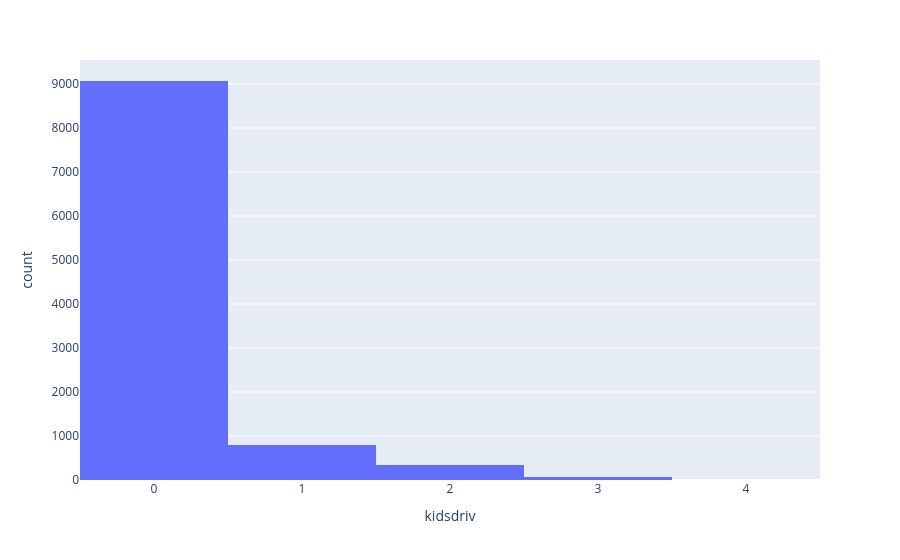
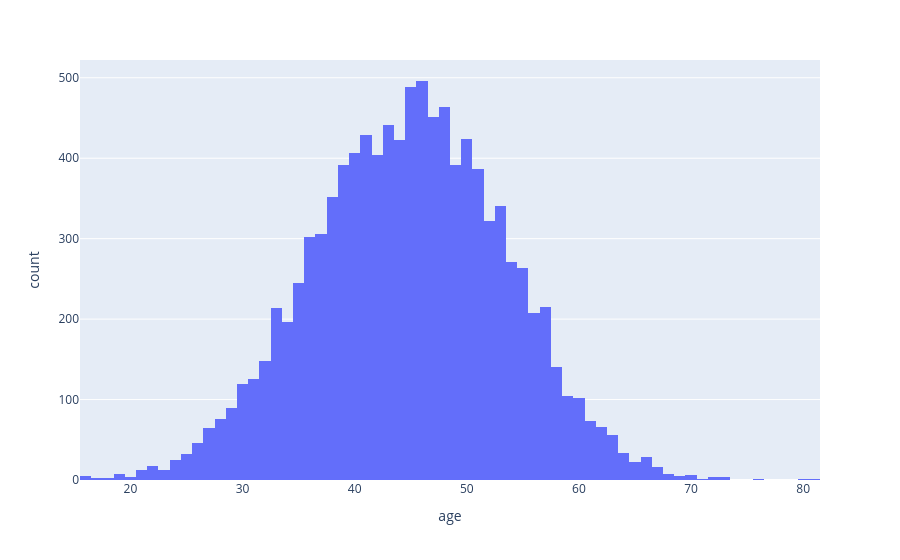
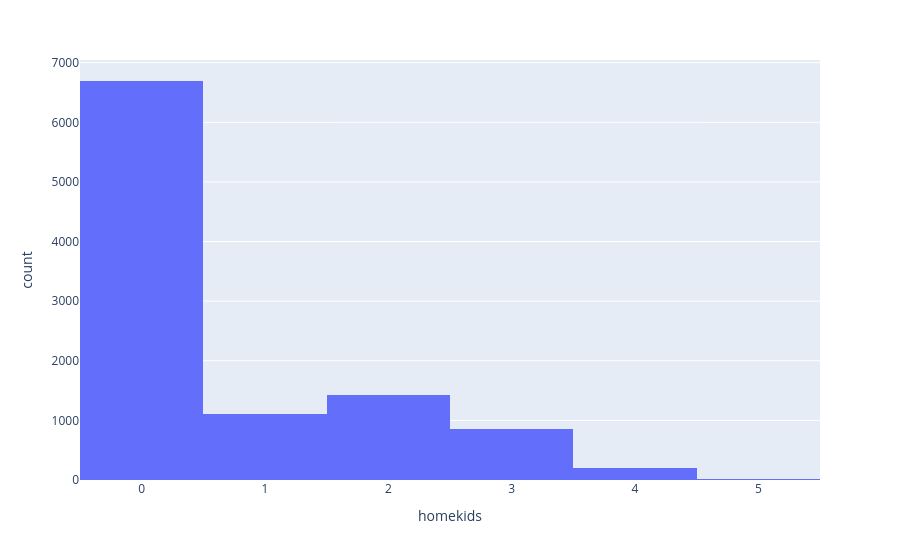
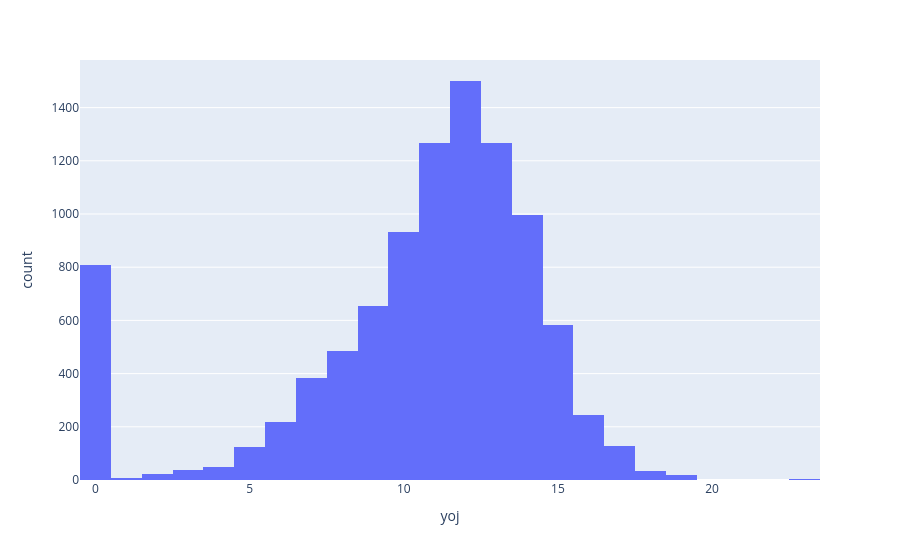

The notebook cell saved with these charts, in order:
### Code cell
for col in num_cols:

    px.histogram(data_frame= df, x= col).show()

### Figure 1 — Plotly figure (JSON) as saved in the notebook; plotly's stock layout.template omitted (floating-point values rounded to 4 significant figures; data arrays with more than 128 entries replaced by an {"elided": "..."} marker saying what was removed)
{"data": [{"bingroup": "x", "hovertemplate": "kidsdriv=%{x}<br>count=%{y}<extra></extra>", "legendgroup": "", "marker": {"color": "#636efa", "pattern": {"shape": ""}}, "name": "", "orientation": "v", "showlegend": false, "type": "histogram", "x": {"elided": "10301 int values"}, "xaxis": "x", "yaxis": "y"}], "layout": {"barmode": "relative", "legend": {"tracegroupgap": 0}, "margin": {"t": 60}, "xaxis": {"anchor": "y", "domain": [0, 1], "title": {"text": "kidsdriv"}}, "yaxis": {"anchor": "x", "domain": [0, 1], "title": {"text": "count"}}}}

### Figure 2 — Plotly figure (JSON) as saved in the notebook; plotly's stock layout.template omitted (floating-point values rounded to 4 significant figures; data arrays with more than 128 entries replaced by an {"elided": "..."} marker saying what was removed)
{"data": [{"bingroup": "x", "hovertemplate": "age=%{x}<br>count=%{y}<extra></extra>", "legendgroup": "", "marker": {"color": "#636efa", "pattern": {"shape": ""}}, "name": "", "orientation": "v", "showlegend": false, "type": "histogram", "x": {"elided": "10301 float values"}, "xaxis": "x", "yaxis": "y"}], "layout": {"barmode": "relative", "legend": {"tracegroupgap": 0}, "margin": {"t": 60}, "xaxis": {"anchor": "y", "domain": [0, 1], "title": {"text": "age"}}, "yaxis": {"anchor": "x", "domain": [0, 1], "title": {"text": "count"}}}}

### Figure 3 — Plotly figure (JSON) as saved in the notebook; plotly's stock layout.template omitted (floating-point values rounded to 4 significant figures; data arrays with more than 128 entries replaced by an {"elided": "..."} marker saying what was removed)
{"data": [{"bingroup": "x", "hovertemplate": "homekids=%{x}<br>count=%{y}<extra></extra>", "legendgroup": "", "marker": {"color": "#636efa", "pattern": {"shape": ""}}, "name": "", "orientation": "v", "showlegend": false, "type": "histogram", "x": {"elided": "10301 int values"}, "xaxis": "x", "yaxis": "y"}], "layout": {"barmode": "relative", "legend": {"tracegroupgap": 0}, "margin": {"t": 60}, "xaxis": {"anchor": "y", "domain": [0, 1], "title": {"text": "homekids"}}, "yaxis": {"anchor": "x", "domain": [0, 1], "title": {"text": "count"}}}}

### Figure 4 — Plotly figure (JSON) as saved in the notebook; plotly's stock layout.template omitted (floating-point values rounded to 4 significant figures; data arrays with more than 128 entries replaced by an {"elided": "..."} marker saying what was removed)
{"data": [{"bingroup": "x", "hovertemplate": "yoj=%{x}<br>count=%{y}<extra></extra>", "legendgroup": "", "marker": {"color": "#636efa", "pattern": {"shape": ""}}, "name": "", "orientation": "v", "showlegend": false, "type": "histogram", "x": {"elided": "10301 float values"}, "xaxis": "x", "yaxis": "y"}], "layout": {"barmode": "relative", "legend": {"tracegroupgap": 0}, "margin": {"t": 60}, "xaxis": {"anchor": "y", "domain": [0, 1], "title": {"text": "yoj"}}, "yaxis": {"anchor": "x", "domain": [0, 1], "title": {"text": "count"}}}}
